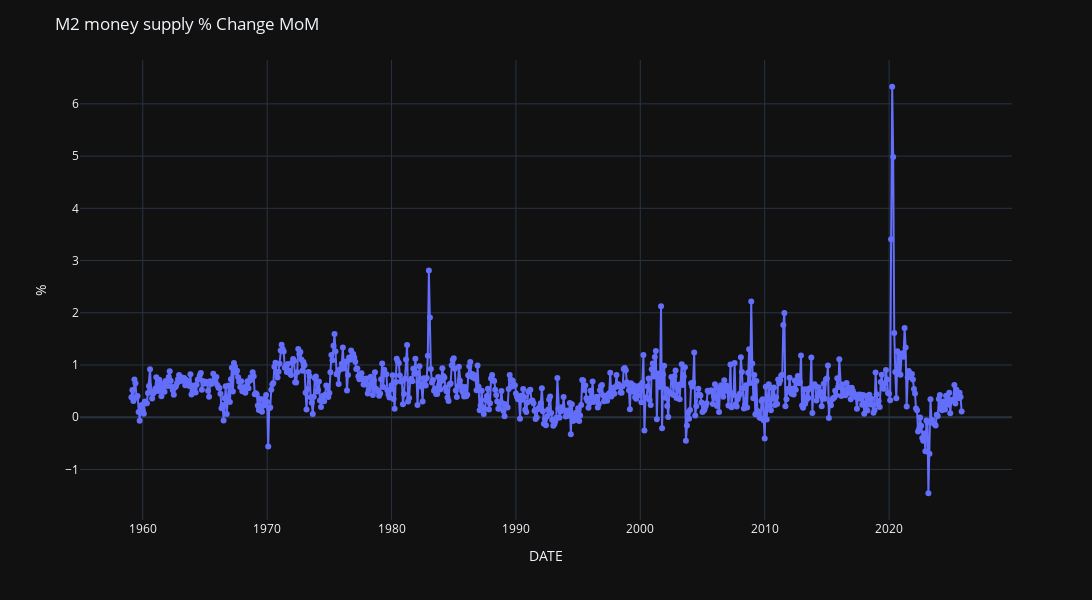

The cell this chart's notebook holds for it:
### Markdown cell above
- % change

### Code cell
fig = px.line(
    M2_df,
    x=M2_df.index,
    y='^ %',
    markers=True
)

fig.update_layout(
    title=dict(text='M2 money supply % Change MoM'),
    width=1500,
    height=600,
    yaxis=dict(title='%'),
    hovermode="x unified",
    template="plotly_dark"
)

fig.show()

### Figure 1 — Plotly figure (JSON) as saved in the notebook; plotly's stock layout.template omitted (floating-point values rounded to 4 significant figures; data arrays with more than 128 entries replaced by an {"elided": "..."} marker saying what was removed)
{"data": [{"hovertemplate": "DATE=%{x}<br>^ %=%{y}<extra></extra>", "legendgroup": "", "line": {"color": "#636efa", "dash": "solid"}, "marker": {"symbol": "circle"}, "mode": "lines+markers", "name": "", "orientation": "v", "showlegend": false, "type": "scatter", "x": {"elided": "803 str values"}, "xaxis": "x", "y": {"elided": "803 float values"}, "yaxis": "y"}], "layout": {"height": 600, "hovermode": "x unified", "legend": {"tracegroupgap": 0}, "margin": {"t": 60}, "title": {"text": "M2 money supply % Change MoM"}, "width": 1500, "xaxis": {"anchor": "y", "domain": [0, 1], "title": {"text": "DATE"}}, "yaxis": {"anchor": "x", "domain": [0, 1], "title": {"text": "%"}}}}
